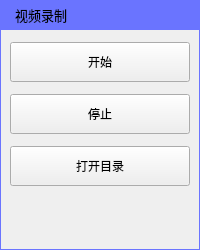
<?xml version="1.0" encoding="UTF-8"?>
<ui version="4.0">
 <class>MainWindowUI</class>
 <widget class="QMainWindow" name="MainWindowUI">
  <property name="geometry">
   <rect>
    <x>0</x>
    <y>0</y>
    <width>200</width>
    <height>250</height>
   </rect>
  </property>
  <property name="sizePolicy">
   <sizepolicy hsizetype="Preferred" vsizetype="Preferred">
    <horstretch>0</horstretch>
    <verstretch>0</verstretch>
   </sizepolicy>
  </property>
  <property name="font">
   <font>
    <family>微软雅黑</family>
    <pointsize>10</pointsize>
   </font>
  </property>
  <property name="windowTitle">
   <string>视频录制</string>
  </property>
  <property name="styleSheet">
   <string notr="true">QWidget#centralwidget {
  border: 1px solid #6a74ff;
}</string>
  </property>
  <widget class="QWidget" name="centralwidget">
   <property name="sizePolicy">
    <sizepolicy hsizetype="Preferred" vsizetype="Preferred">
     <horstretch>0</horstretch>
     <verstretch>0</verstretch>
    </sizepolicy>
   </property>
   <property name="maximumSize">
    <size>
     <width>200</width>
     <height>16777215</height>
    </size>
   </property>
   <property name="styleSheet">
    <string notr="true"/>
   </property>
   <layout class="QVBoxLayout" name="verticalLayout">
    <property name="spacing">
     <number>0</number>
    </property>
    <property name="sizeConstraint">
     <enum>QLayout::SetDefaultConstraint</enum>
    </property>
    <property name="leftMargin">
     <number>0</number>
    </property>
    <property name="topMargin">
     <number>0</number>
    </property>
    <property name="rightMargin">
     <number>0</number>
    </property>
    <property name="bottomMargin">
     <number>0</number>
    </property>
    <item>
     <widget class="QFrame" name="titleFrame">
      <property name="sizePolicy">
       <sizepolicy hsizetype="Preferred" vsizetype="Preferred">
        <horstretch>0</horstretch>
        <verstretch>0</verstretch>
       </sizepolicy>
      </property>
      <property name="minimumSize">
       <size>
        <width>0</width>
        <height>30</height>
       </size>
      </property>
      <property name="maximumSize">
       <size>
        <width>16777215</width>
        <height>30</height>
       </size>
      </property>
      <property name="styleSheet">
       <string notr="true">border: none;
background-color: #6a74ff;</string>
      </property>
      <property name="frameShape">
       <enum>QFrame::NoFrame</enum>
      </property>
      <property name="frameShadow">
       <enum>QFrame::Raised</enum>
      </property>
      <layout class="QHBoxLayout" name="horizontalLayout" stretch="0,0,0,0">
       <property name="spacing">
        <number>0</number>
       </property>
       <property name="leftMargin">
        <number>15</number>
       </property>
       <property name="topMargin">
        <number>0</number>
       </property>
       <property name="rightMargin">
        <number>0</number>
       </property>
       <property name="bottomMargin">
        <number>0</number>
       </property>
       <item>
        <widget class="QLabel" name="titleLabel">
         <property name="minimumSize">
          <size>
           <width>0</width>
           <height>30</height>
          </size>
         </property>
         <property name="maximumSize">
          <size>
           <width>16777215</width>
           <height>30</height>
          </size>
         </property>
         <property name="font">
          <font>
           <family>微软雅黑</family>
           <pointsize>10</pointsize>
          </font>
         </property>
         <property name="text">
          <string>视频录制</string>
         </property>
         <property name="alignment">
          <set>Qt::AlignLeading|Qt::AlignLeft|Qt::AlignVCenter</set>
         </property>
        </widget>
       </item>
       <item>
        <spacer name="horizontalSpacer">
         <property name="orientation">
          <enum>Qt::Horizontal</enum>
         </property>
         <property name="sizeHint" stdset="0">
          <size>
           <width>667</width>
           <height>20</height>
          </size>
         </property>
        </spacer>
       </item>
       <item>
        <widget class="QPushButton" name="minButton">
         <property name="minimumSize">
          <size>
           <width>40</width>
           <height>30</height>
          </size>
         </property>
         <property name="maximumSize">
          <size>
           <width>40</width>
           <height>30</height>
          </size>
         </property>
         <property name="styleSheet">
          <string notr="true">QPushButton {
  background-image: url(:/MainWindow/window_min_n);
  border: none;
}
QPushButton:hover:!pressed {
  background-image: url(:/MainWindow/window_min_h);
  border: none;
}
QPushButton:pressed {
  background-image: url(:/MainWindow/window_min_p);
  border: none;
}</string>
         </property>
         <property name="text">
          <string/>
         </property>
        </widget>
       </item>
       <item>
        <widget class="QPushButton" name="closeButton">
         <property name="minimumSize">
          <size>
           <width>40</width>
           <height>30</height>
          </size>
         </property>
         <property name="maximumSize">
          <size>
           <width>40</width>
           <height>30</height>
          </size>
         </property>
         <property name="styleSheet">
          <string notr="true">QPushButton {
  background-image: url(:/MainWindow/window_close_n);
  border: none;
}
QPushButton:hover:!pressed {
  background-image: url(:/MainWindow/window_close_h);
  border: none;
}
QPushButton:pressed {
  background-image: url(:/MainWindow/window_close_p);
  border: none;
}</string>
         </property>
         <property name="text">
          <string/>
         </property>
        </widget>
       </item>
      </layout>
     </widget>
    </item>
    <item>
     <widget class="QFrame" name="contentFrame">
      <property name="frameShape">
       <enum>QFrame::NoFrame</enum>
      </property>
      <property name="frameShadow">
       <enum>QFrame::Raised</enum>
      </property>
      <property name="lineWidth">
       <number>1</number>
      </property>
      <layout class="QVBoxLayout" name="verticalLayout_2">
       <property name="spacing">
        <number>10</number>
       </property>
       <property name="sizeConstraint">
        <enum>QLayout::SetDefaultConstraint</enum>
       </property>
       <property name="leftMargin">
        <number>10</number>
       </property>
       <property name="topMargin">
        <number>10</number>
       </property>
       <property name="rightMargin">
        <number>10</number>
       </property>
       <property name="bottomMargin">
        <number>10</number>
       </property>
       <item>
        <widget class="QPushButton" name="btnStart">
         <property name="minimumSize">
          <size>
           <width>180</width>
           <height>40</height>
          </size>
         </property>
         <property name="maximumSize">
          <size>
           <width>180</width>
           <height>40</height>
          </size>
         </property>
         <property name="text">
          <string>开始</string>
         </property>
        </widget>
       </item>
       <item>
        <widget class="QPushButton" name="btnStop">
         <property name="minimumSize">
          <size>
           <width>180</width>
           <height>40</height>
          </size>
         </property>
         <property name="maximumSize">
          <size>
           <width>180</width>
           <height>40</height>
          </size>
         </property>
         <property name="text">
          <string>停止</string>
         </property>
        </widget>
       </item>
       <item>
        <widget class="QPushButton" name="btnOpen">
         <property name="minimumSize">
          <size>
           <width>180</width>
           <height>40</height>
          </size>
         </property>
         <property name="maximumSize">
          <size>
           <width>180</width>
           <height>40</height>
          </size>
         </property>
         <property name="text">
          <string>打开目录</string>
         </property>
        </widget>
       </item>
       <item>
        <widget class="QLabel" name="recordTimeLabel">
         <property name="minimumSize">
          <size>
           <width>180</width>
           <height>40</height>
          </size>
         </property>
         <property name="maximumSize">
          <size>
           <width>180</width>
           <height>40</height>
          </size>
         </property>
         <property name="font">
          <font>
           <family>微软雅黑</family>
           <pointsize>12</pointsize>
          </font>
         </property>
         <property name="text">
          <string/>
         </property>
         <property name="alignment">
          <set>Qt::AlignCenter</set>
         </property>
        </widget>
       </item>
      </layout>
     </widget>
    </item>
   </layout>
  </widget>
 </widget>
 <resources>
  <include location="../res/screen_record.qrc"/>
 </resources>
 <connections/>
</ui>
